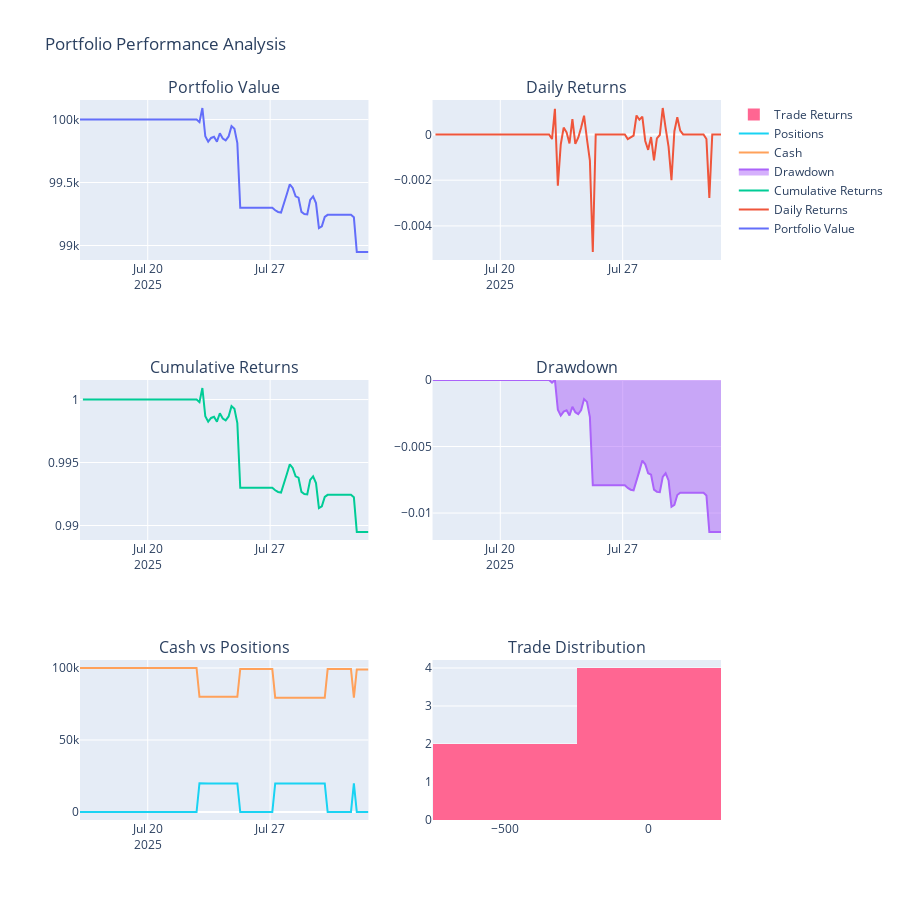

Write notebook code for a chart like this one.
### Code cell
# Cell 7: Visualize portfolio performance
def plot_portfolio_performance(engine):
    """Plot portfolio performance"""
    portfolio_history = engine.portfolio_history
    
    if not portfolio_history:
        print("Không có dữ liệu portfolio history")
        return
    
    df = pd.DataFrame(portfolio_history)
    df['date'] = pd.to_datetime(df['date'])
    df.set_index('date', inplace=True)
    
    # Create subplots
    fig = make_subplots(
        rows=3, cols=2,
        subplot_titles=('Portfolio Value', 'Daily Returns', 'Cumulative Returns', 
                       'Drawdown', 'Cash vs Positions', 'Trade Distribution'),
        specs=[[{"secondary_y": False}, {"secondary_y": False}],
               [{"secondary_y": False}, {"secondary_y": False}],
               [{"secondary_y": False}, {"secondary_y": False}]]
    )
    
    # Portfolio Value
    fig.add_trace(
        go.Scatter(x=df.index, y=df['total_value'], 
                  mode='lines', name='Portfolio Value'),
        row=1, col=1
    )
    
    # Daily Returns
    daily_returns = df['total_value'].pct_change()
    fig.add_trace(
        go.Scatter(x=df.index, y=daily_returns, 
                  mode='lines', name='Daily Returns'),
        row=1, col=2
    )
    
    # Cumulative Returns
    cumulative_returns = (1 + daily_returns).cumprod()
    fig.add_trace(
        go.Scatter(x=df.index, y=cumulative_returns, 
                  mode='lines', name='Cumulative Returns'),
        row=2, col=1
    )
    
    # Drawdown
    running_max = df['total_value'].expanding().max()
    drawdown = (df['total_value'] - running_max) / running_max
    fig.add_trace(
        go.Scatter(x=df.index, y=drawdown, 
                  mode='lines', name='Drawdown', fill='tonexty'),
        row=2, col=2
    )
    
    # Cash vs Positions
    fig.add_trace(
        go.Scatter(x=df.index, y=df['cash'], 
                  mode='lines', name='Cash'),
        row=3, col=1
    )
    fig.add_trace(
        go.Scatter(x=df.index, y=df['total_value'] - df['cash'], 
                  mode='lines', name='Positions'),
        row=3, col=1
    )
    
    # Trade Distribution (if available)
    if hasattr(engine, 'trades') and engine.trades:
        trade_returns = [trade.pnl for trade in engine.trades]
        fig.add_trace(
            go.Histogram(x=trade_returns, name='Trade Returns'),
            row=3, col=2
        )
    
    fig.update_layout(height=900, title_text="Portfolio Performance Analysis")
    fig.show()

# Chạy visualization
plot_portfolio_performance(engine)
